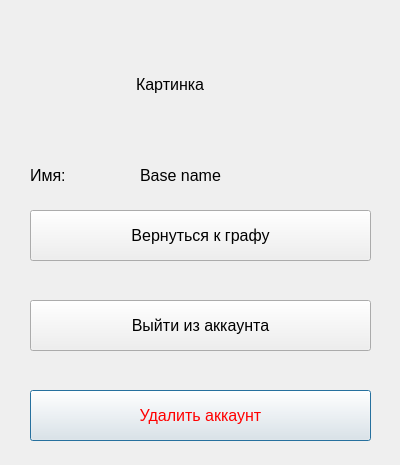
<?xml version="1.0" encoding="UTF-8"?>
<ui version="4.0">
 <class>proWin</class>
 <widget class="QMainWindow" name="proWin">
  <property name="geometry">
   <rect>
    <x>0</x>
    <y>0</y>
    <width>400</width>
    <height>465</height>
   </rect>
  </property>
  <property name="font">
   <font>
    <pointsize>12</pointsize>
   </font>
  </property>
  <property name="windowTitle">
   <string>MainWindow</string>
  </property>
  <widget class="QWidget" name="centralwidget">
   <widget class="QLabel" name="imgLabel">
    <property name="geometry">
     <rect>
      <x>136</x>
      <y>20</y>
      <width>128</width>
      <height>128</height>
     </rect>
    </property>
    <property name="text">
     <string>Картинка</string>
    </property>
   </widget>
   <widget class="QLabel" name="label_2">
    <property name="geometry">
     <rect>
      <x>30</x>
      <y>160</y>
      <width>81</width>
      <height>31</height>
     </rect>
    </property>
    <property name="text">
     <string>Имя:</string>
    </property>
   </widget>
   <widget class="QLabel" name="nameLabel">
    <property name="geometry">
     <rect>
      <x>140</x>
      <y>160</y>
      <width>231</width>
      <height>31</height>
     </rect>
    </property>
    <property name="text">
     <string>Base name</string>
    </property>
   </widget>
   <widget class="QPushButton" name="backToMainButt">
    <property name="geometry">
     <rect>
      <x>30</x>
      <y>210</y>
      <width>341</width>
      <height>51</height>
     </rect>
    </property>
    <property name="text">
     <string>Вернуться к графу</string>
    </property>
   </widget>
   <widget class="QPushButton" name="leaveProphileButt">
    <property name="geometry">
     <rect>
      <x>30</x>
      <y>300</y>
      <width>341</width>
      <height>51</height>
     </rect>
    </property>
    <property name="text">
     <string>Выйти из аккаунта</string>
    </property>
   </widget>
   <widget class="QPushButton" name="deleteProphileButt">
    <property name="geometry">
     <rect>
      <x>30</x>
      <y>390</y>
      <width>341</width>
      <height>51</height>
     </rect>
    </property>
    <property name="palette">
     <palette>
      <active>
       <colorrole role="Text">
        <brush brushstyle="SolidPattern">
         <color alpha="255">
          <red>255</red>
          <green>0</green>
          <blue>0</blue>
         </color>
        </brush>
       </colorrole>
       <colorrole role="ButtonText">
        <brush brushstyle="SolidPattern">
         <color alpha="255">
          <red>255</red>
          <green>0</green>
          <blue>0</blue>
         </color>
        </brush>
       </colorrole>
      </active>
      <inactive>
       <colorrole role="Text">
        <brush brushstyle="SolidPattern">
         <color alpha="255">
          <red>255</red>
          <green>0</green>
          <blue>0</blue>
         </color>
        </brush>
       </colorrole>
       <colorrole role="ButtonText">
        <brush brushstyle="SolidPattern">
         <color alpha="255">
          <red>255</red>
          <green>0</green>
          <blue>0</blue>
         </color>
        </brush>
       </colorrole>
      </inactive>
      <disabled>
       <colorrole role="Text">
        <brush brushstyle="SolidPattern">
         <color alpha="255">
          <red>120</red>
          <green>120</green>
          <blue>120</blue>
         </color>
        </brush>
       </colorrole>
       <colorrole role="ButtonText">
        <brush brushstyle="SolidPattern">
         <color alpha="255">
          <red>120</red>
          <green>120</green>
          <blue>120</blue>
         </color>
        </brush>
       </colorrole>
      </disabled>
     </palette>
    </property>
    <property name="text">
     <string>Удалить аккаунт</string>
    </property>
    <property name="default">
     <bool>true</bool>
    </property>
   </widget>
  </widget>
 </widget>
 <resources/>
 <connections/>
</ui>
